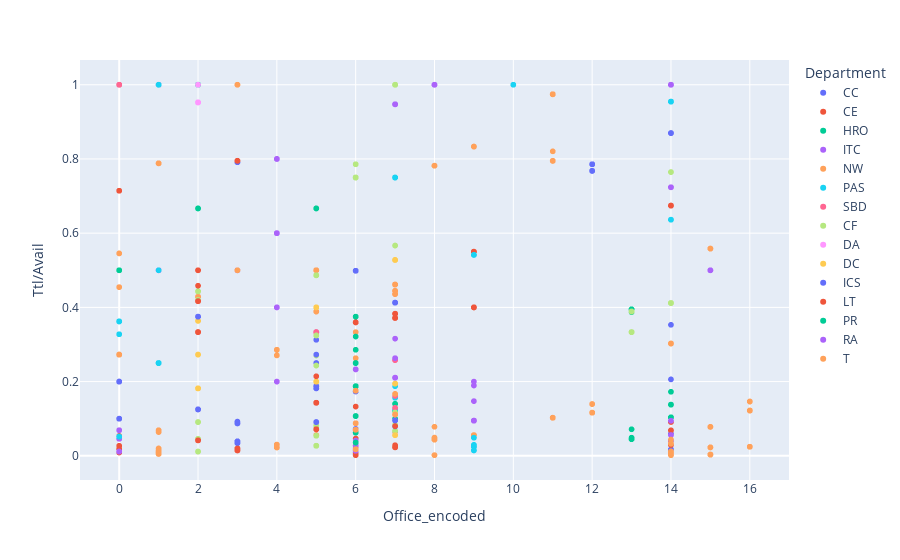

The notebook cell saved with this chart:
### Markdown cell above
I chose to use histograms because my data is divided into several different groups, and histograms can clearly show distribution and proportional relationships.

### Code cell
# Loading the built-in iris dataset from plotly.express and assigning it to the variable 'office_df'
office_df = px.data.iris()
# Creating a scatter plot using the Office_Seats dataframe.
fig = px.scatter(Office_Seats, x="Office_encoded", y="Ttl/Avail", color="Department")
# Displaying the created scatter plot
fig.show()

### Figure 1 — Plotly figure (JSON) as saved in the notebook; plotly's stock layout.template omitted (floating-point values rounded to 4 significant figures; data arrays with more than 128 entries replaced by an {"elided": "..."} marker saying what was removed)
{"data": [{"hovertemplate": "Department=CC<br>Office_encoded=%{x}<br>Ttl/Avail=%{y}<extra></extra>", "legendgroup": "CC", "marker": {"color": "#636efa", "symbol": "circle"}, "mode": "markers", "name": "CC", "showlegend": true, "type": "scattergl", "x": {"elided": "185 int values"}, "xaxis": "x", "y": {"elided": "185 float values"}, "yaxis": "y"}, {"hovertemplate": "Department=CE<br>Office_encoded=%{x}<br>Ttl/Avail=%{y}<extra></extra>", "legendgroup": "CE", "marker": {"color": "#EF553B", "symbol": "circle"}, "mode": "markers", "name": "CE", "showlegend": true, "type": "scattergl", "x": {"elided": "184 int values"}, "xaxis": "x", "y": {"elided": "184 float values"}, "yaxis": "y"}, {"hovertemplate": "Department=HRO<br>Office_encoded=%{x}<br>Ttl/Avail=%{y}<extra></extra>", "legendgroup": "HRO", "marker": {"color": "#00cc96", "symbol": "circle"}, "mode": "markers", "name": "HRO", "showlegend": true, "type": "scattergl", "x": {"elided": "154 int values"}, "xaxis": "x", "y": {"elided": "154 float values"}, "yaxis": "y"}, {"hovertemplate": "Department=ITC<br>Office_encoded=%{x}<br>Ttl/Avail=%{y}<extra></extra>", "legendgroup": "ITC", "marker": {"color": "#ab63fa", "symbol": "circle"}, "mode": "markers", "name": "ITC", "showlegend": true, "type": "scattergl", "x": {"elided": "187 int values"}, "xaxis": "x", "y": {"elided": "187 float values"}, "yaxis": "y"}, {"hovertemplate": "Department=NW<br>Office_encoded=%{x}<br>Ttl/Avail=%{y}<extra></extra>", "legendgroup": "NW", "marker": {"color": "#FFA15A", "symbol": "circle"}, "mode": "markers", "name": "NW", "showlegend": true, "type": "scattergl", "x": {"elided": "417 int values"}, "xaxis": "x", "y": {"elided": "417 float values"}, "yaxis": "y"}, {"hovertemplate": "Department=PAS<br>Office_encoded=%{x}<br>Ttl/Avail=%{y}<extra></extra>", "legendgroup": "PAS", "marker": {"color": "#19d3f3", "symbol": "circle"}, "mode": "markers", "name": "PAS", "showlegend": true, "type": "scattergl", "x": [0, 0, 0, 0, 0, 0, 0, 0, 0, 0, 0, 0, 0, 0, 0, 0, 0, 0, 0, 0, 0, 0, 0, 0, 0, 0, 0, 1, 1, 1, 1, 1, 1, 1, 1, 1, 1, 1, 1, 1, 1, 1, 1, 1, 1, 1, 1, 5, 5, 5, 5, 5, 7, 7, 7, 7, 7, 7, 7, 7, 7, 7, 7, 7, 7, 7, 7, 7, 7, 7, 7, 7, 7, 7, 7, 7, 7, 9, 9, 9, 9, 9, 9, 9, 9, 9, 9, 9, 9, 9, 9, 9, 9, 9, 9, 9, 9, 9, 9, 9, 9, 9, 9, 9, 9, 10, 10, 14, 14, 14, 14, 14, 14, 14, 14, 14, 14, 14, 14, 14, 14, 14, 14, 14, 14, 14], "xaxis": "x", "y": [0.3621, 0.3621, 0.3621, 0.3621, 0.3621, 0.3621, 0.3621, 0.3621, 0.3621, 0.3621, 0.3621, 0.3621, 0.05172, 0.05172, 0.05172, 0.05172, 0.05172, 0.05172, 0.05172, 0.05172, 0.05172, 0.05172, 0.05172, 0.05172, 0.3276, 0.3276, 0.05172, 1, 0.25, 0.25, 1, 0.25, 0.25, 0.25, 0.25, 0.25, 0.25, 0.25, 0.25, 0.25, 0.25, 0.25, 0.25, 0.25, 0.25, 0.5, 0.25, 0.3333, 0.3333, 0.3333, 0.3333, 0.3333, 0.125, 0.125, 0.125, 0.125, 0.125, 0.125, 0.125, 0.125, 0.1875, 0.1562, 0.1562, 0.75, 0.75, 0.75, 0.75, 0.75, 0.75, 0.75, 0.75, 0.75, 0.75, 0.75, 0.75, 0.75, 0.75, 0.5415, 0.01463, 0.5415, 0.5415, 0.5415, 0.01463, 0.01463, 0.01463, 0.5415, 0.5415, 0.5415, 0.5415, 0.02927, 0.02927, 0.02927, 0.04878, 0.02439, 0.02439, 0.02439, 0.02439, 0.02439, 0.02439, 0.02439, 0.02439, 0.02927, 0.04878, 0.02439, 0.02439, 1, 1, 0.6364, 0.6364, 0.6364, 0.6364, 0.9545, 0.9545, 0.9545, 0.9545, 0.9545, 0.9545, 0.9545, 0.9545, 0.9545, 0.9545, 0.9545, 0.9545, 0.9545, 0.9545, 0.9545], "yaxis": "y"}, {"hovertemplate": "Department=SBD<br>Office_encoded=%{x}<br>Ttl/Avail=%{y}<extra></extra>", "legendgroup": "SBD", "marker": {"color": "#FF6692", "symbol": "circle"}, "mode": "markers", "name": "SBD", "showlegend": true, "type": "scattergl", "x": [0, 0, 0, 0, 0, 0, 0, 0, 0, 0, 0, 0, 0, 5, 5, 5, 5, 5, 5, 5, 5, 5, 5, 5, 5, 5, 5, 5, 5, 5, 5, 5, 5, 5, 5, 7, 7, 7, 7, 7, 7, 7, 7, 7, 7, 7, 7, 7, 7, 7, 7, 7, 7, 7, 7, 7, 7, 7, 7], "xaxis": "x", "y": [1, 1, 1, 1, 1, 1, 1, 1, 1, 1, 1, 1, 1, 0.3333, 0.3333, 0.3333, 0.3333, 0.3333, 0.3333, 0.3333, 0.3333, 0.3333, 0.3333, 0.3333, 0.3333, 0.3333, 0.3333, 0.3333, 0.3333, 0.3333, 0.3333, 0.3333, 0.3333, 0.3333, 0.3333, 0.1613, 0.129, 0.06452, 0.06452, 0.129, 0.06452, 0.06452, 0.129, 0.1613, 0.06452, 0.06452, 0.2581, 0.2581, 0.2581, 0.2581, 0.2581, 0.2581, 0.2581, 0.2581, 0.2581, 0.2581, 0.2581, 0.2581, 0.2581], "yaxis": "y"}, {"hovertemplate": "Department=CF<br>Office_encoded=%{x}<br>Ttl/Avail=%{y}<extra></extra>", "legendgroup": "CF", "marker": {"color": "#B6E880", "symbol": "circle"}, "mode": "markers", "name": "CF", "showlegend": true, "type": "scattergl", "x": {"elided": "175 int values"}, "xaxis": "x", "y": {"elided": "175 float values"}, "yaxis": "y"}, {"hovertemplate": "Department=DA<br>Office_encoded=%{x}<br>Ttl/Avail=%{y}<extra></extra>", "legendgroup": "DA", "marker": {"color": "#FF97FF", "symbol": "circle"}, "mode": "markers", "name": "DA", "showlegend": true, "type": "scattergl", "x": [2, 2, 2, 2, 2, 2, 2, 2, 2, 2, 2, 2, 2, 2, 2, 2, 2, 2, 2, 2, 2, 2, 2, 2, 2], "xaxis": "x", "y": [0.9524, 0.9524, 0.9524, 0.9524, 0.9524, 0.9524, 0.9524, 0.9524, 1, 0.9524, 0.9524, 0.9524, 0.9524, 0.9524, 0.9524, 0.9524, 0.9524, 0.9524, 0.9524, 0.9524, 0.9524, 0.9524, 0.9524, 0.9524, 0.9524], "yaxis": "y"}, {"hovertemplate": "Department=DC<br>Office_encoded=%{x}<br>Ttl/Avail=%{y}<extra></extra>", "legendgroup": "DC", "marker": {"color": "#FECB52", "symbol": "circle"}, "mode": "markers", "name": "DC", "showlegend": true, "type": "scattergl", "x": [2, 2, 2, 2, 2, 2, 2, 2, 2, 2, 2, 2, 2, 2, 2, 2, 2, 2, 2, 2, 2, 2, 2, 2, 5, 5, 5, 5, 5, 5, 5, 5, 5, 5, 5, 5, 5, 5, 5, 5, 5, 5, 5, 5, 5, 5, 7, 7, 7, 7, 7, 7, 7, 7, 7, 7, 7, 7, 7, 7, 7, 7, 7, 7, 7, 7, 7, 7, 7, 7], "xaxis": "x", "y": [0.1818, 0.1818, 0.1818, 0.2727, 0.1818, 0.1818, 0.3636, 0.2727, 0.2727, 0.3636, 0.1818, 0.1818, 0.1818, 0.1818, 0.1818, 0.1818, 0.1818, 0.1818, 0.1818, 0.1818, 0.1818, 0.1818, 0.1818, 0.3636, 0.2, 0.2, 0.2, 0.2, 0.2, 0.2, 0.2, 0.4, 0.4, 0.2, 0.2, 0.2, 0.2, 0.2, 0.2, 0.2, 0.2, 0.2, 0.2, 0.4, 0.4, 0.4, 0.05556, 0.05556, 0.1944, 0.05556, 0.05556, 0.1944, 0.1944, 0.1944, 0.1944, 0.1944, 0.5278, 0.5278, 0.5278, 0.5278, 0.5278, 0.5278, 0.5278, 0.5278, 0.5278, 0.5278, 0.5278, 0.5278, 0.5278, 0.5278], "yaxis": "y"}, {"hovertemplate": "Department=ICS<br>Office_encoded=%{x}<br>Ttl/Avail=%{y}<extra></extra>", "legendgroup": "ICS", "marker": {"color": "#636efa", "symbol": "circle"}, "mode": "markers", "name": "ICS", "showlegend": true, "type": "scattergl", "x": [2, 2, 2, 2, 2, 2, 2, 2, 2, 2, 2, 2, 2, 2, 2, 2, 2, 5, 5, 5, 5, 5, 5, 5, 5, 5, 5, 5, 5, 5, 5, 5, 5, 5, 5, 5, 5, 5, 5, 7, 7, 7, 7, 7, 7, 7, 7, 7, 7, 7, 7, 7, 7, 7, 7, 7, 7, 7, 7, 7, 7, 7, 7, 7, 7], "xaxis": "x", "y": [0.125, 0.125, 0.375, 0.125, 0.125, 0.375, 0.125, 0.125, 0.125, 0.125, 0.375, 0.375, 0.125, 0.125, 0.375, 0.375, 0.375, 0.2727, 0.09091, 0.1818, 0.09091, 0.09091, 0.09091, 0.1818, 0.1818, 0.1818, 0.1818, 0.1818, 0.1818, 0.1818, 0.1818, 0.09091, 0.09091, 0.1818, 0.09091, 0.09091, 0.1818, 0.1818, 0.1818, 0.07937, 0.07937, 0.09524, 0.09524, 0.07937, 0.07937, 0.07937, 0.07937, 0.09524, 0.09524, 0.09524, 0.4127, 0.4127, 0.4127, 0.4127, 0.4127, 0.4127, 0.4127, 0.4127, 0.4127, 0.4127, 0.4127, 0.4127, 0.4127, 0.4127, 0.4127], "yaxis": "y"}, {"hovertemplate": "Department=LT<br>Office_encoded=%{x}<br>Ttl/Avail=%{y}<extra></extra>", "legendgroup": "LT", "marker": {"color": "#EF553B", "symbol": "circle"}, "mode": "markers", "name": "LT", "showlegend": true, "type": "scattergl", "x": [2, 2, 2, 2, 2, 2, 2, 2, 2, 2, 2, 2, 2, 2, 2, 2, 2, 2, 2, 2, 2, 2, 2, 2, 5, 5, 5, 5, 5, 5, 5, 5, 5, 5, 5, 5, 5, 5, 5, 5, 5, 5, 5, 5, 5, 5, 5, 5, 7, 7, 7, 7, 7, 7, 7, 7, 7, 7, 7, 7, 7, 7, 7, 7, 7, 7, 7, 7, 7, 7, 7, 7, 7, 7, 7, 7, 7, 7, 7, 7, 7, 7, 7], "xaxis": "x", "y": [0.04167, 0.04167, 0.4167, 0.04167, 0.04167, 0.4167, 0.4583, 0.4167, 0.4167, 0.4167, 0.04167, 0.4167, 0.04167, 0.04167, 0.4167, 0.4167, 0.04167, 0.04167, 0.4167, 0.04167, 0.4167, 0.4167, 0.4167, 0.4167, 0.1429, 0.07143, 0.07143, 0.07143, 0.07143, 0.2143, 0.1429, 0.1429, 0.1429, 0.1429, 0.1429, 0.1429, 0.1429, 0.1429, 0.1429, 0.07143, 0.07143, 0.1429, 0.1429, 0.07143, 0.07143, 0.1429, 0.1429, 0.1429, 0.3829, 0.02286, 0.02286, 0.02286, 0.3829, 0.08, 0.02286, 0.02286, 0.02286, 0.3829, 0.02857, 0.02286, 0.02286, 0.02286, 0.3829, 0.3714, 0.3714, 0.3714, 0.3714, 0.3829, 0.3714, 0.3714, 0.3714, 0.3714, 0.3829, 0.3714, 0.3714, 0.3714, 0.3714, 0.3829, 0.3829, 0.3714, 0.3714, 0.3714, 0.3829], "yaxis": "y"}, {"hovertemplate": "Department=PR<br>Office_encoded=%{x}<br>Ttl/Avail=%{y}<extra></extra>", "legendgroup": "PR", "marker": {"color": "#00cc96", "symbol": "circle"}, "mode": "markers", "name": "PR", "showlegend": true, "type": "scattergl", "x": [6, 6, 6, 6, 6, 6, 6, 6, 6, 6, 6, 6, 6, 6, 6, 6, 6, 6, 6], "xaxis": "x", "y": [0.25, 0.25, 0.25, 0.25, 0.03571, 0.03571, 0.25, 0.3214, 0.2857, 0.25, 0.03571, 0.03571, 0.1071, 0.1071, 0.1071, 0.1071, 0.1071, 0.1071, 0.1071], "yaxis": "y"}, {"hovertemplate": "Department=RA<br>Office_encoded=%{x}<br>Ttl/Avail=%{y}<extra></extra>", "legendgroup": "RA", "marker": {"color": "#ab63fa", "symbol": "circle"}, "mode": "markers", "name": "RA", "showlegend": true, "type": "scattergl", "x": [7, 7, 7, 7, 7, 7, 7, 7, 7, 7, 7, 7, 7, 7, 7, 7, 7, 7, 7, 7, 7, 7, 7, 7, 8, 8, 8, 8, 8, 8, 8, 8, 8, 8, 8, 14, 14, 14, 14, 14, 14, 14, 14, 14, 14, 14, 14, 14, 14], "xaxis": "x", "y": [0.2105, 0.2105, 0.2105, 0.2105, 0.2632, 0.2105, 0.2105, 0.2632, 0.2105, 0.3158, 0.9474, 0.9474, 0.9474, 0.9474, 0.9474, 0.9474, 0.9474, 0.9474, 0.9474, 0.9474, 0.9474, 0.9474, 0.9474, 0.9474, 1, 1, 1, 1, 1, 1, 1, 1, 1, 1, 1, 1, 1, 1, 1, 1, 1, 1, 1, 1, 1, 1, 1, 1, 1], "yaxis": "y"}, {"hovertemplate": "Department=T<br>Office_encoded=%{x}<br>Ttl/Avail=%{y}<extra></extra>", "legendgroup": "T", "marker": {"color": "#FFA15A", "symbol": "circle"}, "mode": "markers", "name": "T", "showlegend": true, "type": "scattergl", "x": [7, 7, 7, 7, 7, 7, 7, 7, 7, 7, 7, 7, 7, 7, 7, 7, 7, 7, 7, 7], "xaxis": "x", "y": [0.1111, 0.1111, 0.1667, 0.1111, 0.1111, 0.1667, 0.1111, 0.1111, 0.1667, 0.4444, 0.4444, 0.4444, 0.4444, 0.4444, 0.4444, 0.4444, 0.4444, 0.4444, 0.4444, 0.4444], "yaxis": "y"}], "layout": {"legend": {"title": {"text": "Department"}, "tracegroupgap": 0}, "margin": {"t": 60}, "xaxis": {"anchor": "y", "domain": [0, 1], "title": {"text": "Office_encoded"}}, "yaxis": {"anchor": "x", "domain": [0, 1], "title": {"text": "Ttl/Avail"}}}}
